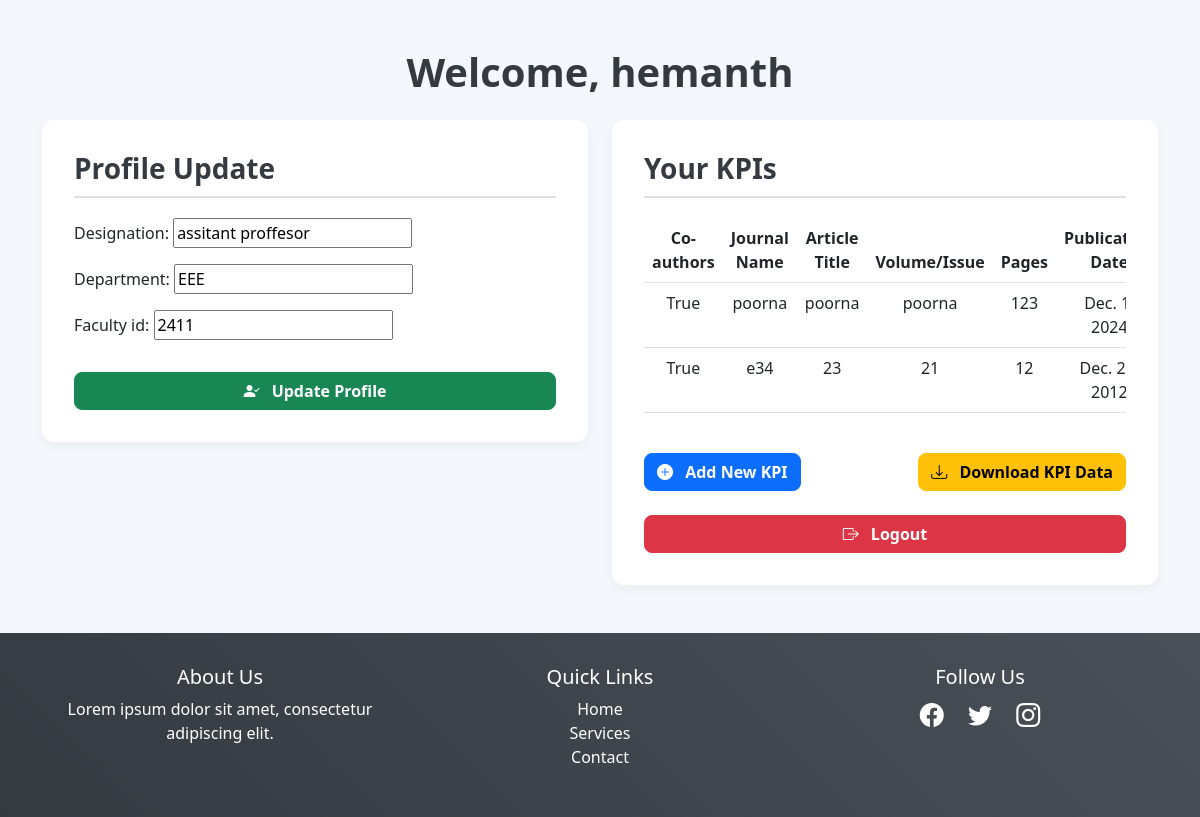
Screenshot of /profile/ (signed in) with the database file from the repository.
### main/models.py (models this page shows, shortened)
class Profile(models.Model):
    user = models.OneToOneField(User, on_delete=models.CASCADE)
    designation = models.CharField(max_length=100)
    department = models.CharField(max_length=100)
    faculty_id = models.CharField(max_length=50)

class KPI(models.Model):
    user = models.ForeignKey(User, on_delete=models.CASCADE)
    co_authors = models.BooleanField(default=False)
    journal_name = models.CharField(max_length=200)
    article_title = models.CharField(max_length=200)
    volume_issue = models.CharField(max_length=50)
    pages = models.CharField(max_length=50)
    pub_date = models.DateField()
    impact_factor = models.FloatField(null=True, blank=True)
    published = models.BooleanField(default=False)
    indexed = models.BooleanField(default=False)
    index_info = models.CharField(max_length=200, blank=True, null=True)
    doi = models.CharField(max_length=100, blank=True, null=True)
    h_index = models.IntegerField(null=True, blank=True)
    issn = models.CharField(max_length=50, blank=True, null=True)

### main/views.py (the view)
# urls.py: path('profile/', views.profile_view, name='profile'),
@login_required
def profile_view(request):
    profile, created = Profile.objects.get_or_create(user=request.user)
    form = ProfileForm(instance=profile)
    if request.method == 'POST':
        form = ProfileForm(request.POST, instance=profile)
        if form.is_valid():
            form.save()
            return redirect('profile')
    kpis = KPI.objects.filter(user=request.user)
    return render(request, 'profile.html', {'form': form, 'kpis': kpis})

### main/forms.py
class ProfileForm(forms.ModelForm):
    class Meta:
        model = Profile
        fields = ['designation', 'department', 'faculty_id']

### main/templates/profile.html (shortened to what this page needs)
<!DOCTYPE html>
<html lang="en">
<head>
    <link href="https://cdn.jsdelivr.net/npm/bootstrap@5.3.0-alpha1/dist/css/bootstrap.min.css" rel="stylesheet">
    <link href="https://cdn.jsdelivr.net/npm/bootstrap-icons/font/bootstrap-icons.css" rel="stylesheet">
</head>
<body>
    <div class="container mt-5">
        <h1 class="text-center mb-4">Welcome, {{ request.user.username }}</h1>
        <div class="row g-4">
            <div class="col-md-6">
                <div class="profile-section">
                    <h2>Profile Update</h2>
                    <form method="POST">
                        {{ form.as_p }}
                        <button type="submit" class="btn btn-success w-100 mt-3">
                            <i class="bi bi-person-check-fill me-2"></i> Update Profile
                        </button>
                    </form>
                </div>
            </div>
            <div class="col-md-6">
                <div class="profile-section">
                    <h2>Your KPIs</h2>
                    <div class="table-responsive">
                        <table class="table table-hover text-center">
                            <thead>
                                <tr>
                                    <th>Co-authors</th>
                                    <th>Journal Name</th>
                                    <th>Article Title</th>
                                    <th>Volume/Issue</th>
                                    <th>Pages</th>
                                    <th>Publication Date</th>
                                </tr>
                            </thead>
                            <tbody>
                                {% for kpi in kpis %}
                                <tr>
                                    <td>{{ kpi.co_authors }}</td>
                                    <td>{{ kpi.journal_name }}</td>
                                    <td>{{ kpi.article_title }}</td>
                                    <td>{{ kpi.volume_issue }}</td>
                                    <td>{{ kpi.pages }}</td>
                                    <td>{{ kpi.pub_date }}</td>
                                </tr>
                                {% endfor %}
                            </tbody>
                        </table>
                    </div>
                    <div class="d-flex justify-content-between mt-4">
                        <a href="{% url 'kpi_submission' %}" class="btn btn-primary">
                            <i class="bi bi-plus-circle-fill me-2"></i> Add New KPI
                        </a>
                        <a href="{% url 'download_kpi' %}" class="btn btn-warning">
                            <i class="bi bi-download me-2"></i> Download KPI Data
                        </a>
                    </div>
                    <form method="POST" action="{% url 'logout' %}" class="mt-4">
                        <button type="submit" class="btn btn-danger w-100">
                            <i class="bi bi-box-arrow-right me-2"></i> Logout
                        </button>
                    </form>
                </div>
            </div>
        </div>
    </div>
    <footer class="footer mt-5">
        <div class="container text-center">
            <div class="row">
                <div class="col-md-4">
                    <h5>About Us</h5>
                    <p>Lorem ipsum dolor sit amet, consectetur adipiscing elit.</p>
                </div>
                <div class="col-md-4">
                    <h5>Quick Links</h5>
                    <ul class="list-unstyled">
                        <li><a href="#">Home</a></li>
                        <li><a href="#">Services</a></li>
                        <li><a href="#">Contact</a></li>
                    </ul>
                </div>
                <div class="col-md-4">
                    <h5>Follow Us</h5>
                    <div class="social-icons">
                        <a href="#"><i class="bi bi-facebook"></i></a>
                        <a href="#"><i class="bi bi-twitter"></i></a>
                        <a href="#"><i class="bi bi-instagram"></i></a>
                    </div>
                </div>
            </div>
        </div>
    </footer>
        </body>
        </html>

### main/templates/profile.html (style rules this page uses)
body { background-color: #f4f7fc; font-family: 'Segoe UI', Tahoma, Geneva, Verdana, sans-serif; }
h1, h2 { color: #343a40; font-weight: 700; }
h1 { font-size: 2.5rem; }
h2 { font-size: 1.75rem; border-bottom: 2px solid #e0e0e0; padding-bottom: 10px; margin-bottom: 20px; }
.profile-section { background-color: white; padding: 2rem; border-radius: 0.75rem; box-shadow: 0 4px 12px rgba(0, 0, 0, 0.05); transition: transform 0.3s ease, box-shadow 0.3s ease; opacity: 0; animation: fadeInUp 0.6s ease forwards; }
.btn { border-radius: 0.5rem; font-weight: 600; transition: background-color 0.3s ease, transform 0.2s ease; }
.table-responsive { opacity: 0; animation: fadeIn 0.8s ease forwards; }
.footer { background: linear-gradient(45deg, #343a40, #495057); color: white; padding: 2rem 0; }
.footer a { color: white; text-decoration: none; transition: color 0.3s ease; }
.social-icons a { margin: 0 10px; font-size: 1.5rem; transition: color 0.3s ease; }

### rows the page displays
Profile: designation "assitant proffesor", department "EEE", faculty_id "2411"
KPI: co_authors "True", journal_name "poorna", article_title "poorna", volume_issue "poorna", pages "123", pub_date "Dec.…"
KPI: co_authors "True", journal_name "e34", article_title "23", volume_issue "21", pages "12", pub_date "Dec.…"

### other values shown
{{ request.user.username }} "hemanth"
